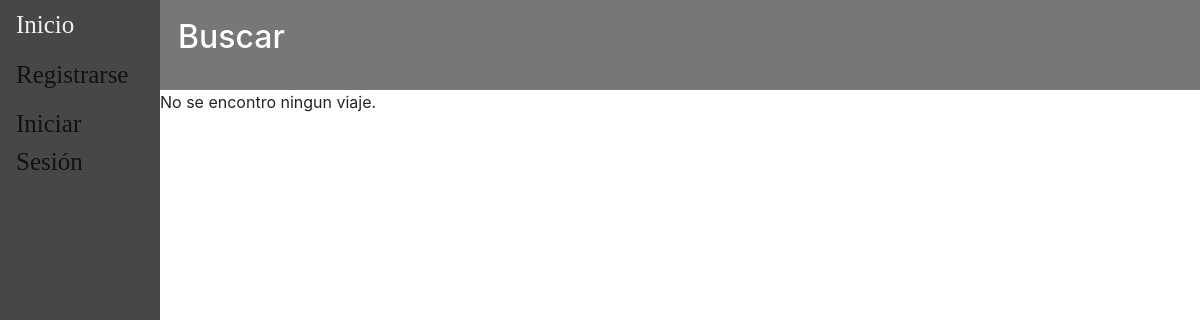
Before: / with the older database file.
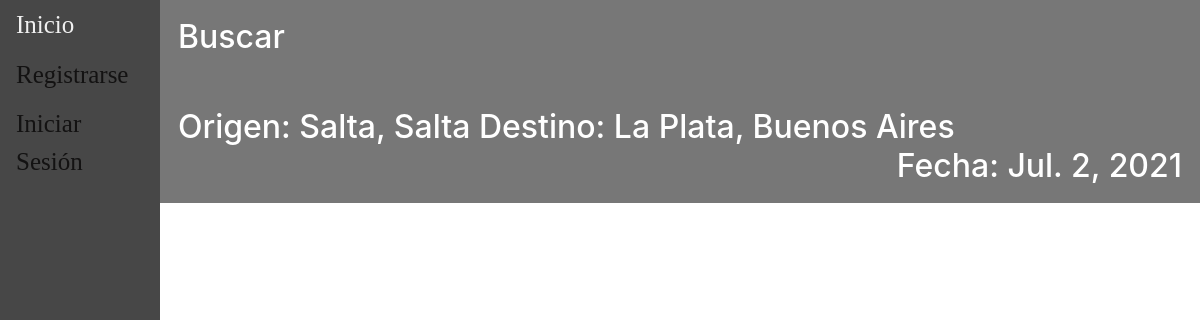
After: the same page with the newer database file.
### main/models.py (models this page shows, shortened)
class Viaje(models.Model):
    descripcion = models.CharField(max_length=100)
    fecha = models.DateField(validators=[MinValueValidator(datetime.date.today())])
    hora = models.TimeField(default=None)
    ruta =  models.ForeignKey(Ruta, default=None, on_delete=models.CASCADE)
    chofer = models.ForeignKey(Chofer, default=None, on_delete=models.CASCADE)
    combi =  models.ForeignKey(Combi, default=None, on_delete=models.CASCADE)
    precio = models.DecimalField(default=None, max_digits=10, decimal_places=2, validators=[MinValueValidator(0)])
    insumo = models.ManyToManyField(Insumo,blank=True)
    pasajeros = models.ManyToManyField(Pasajero, blank=True)
    estado = models.CharField(choices={('reservado','Reservado'),('viajando','Viajando'),('finalizado','Finalizado'),('cancelado','Cancelado')},max_length=12,default='reservado')
    class Meta:
        unique_together = ('chofer', 'fecha','hora', 'ruta',)

class Ruta(models.Model):
    origen = models.ForeignKey(Lugar, default=None, on_delete=models.CASCADE, related_name='origen')
    destino = models.ForeignKey(Lugar, default=None, on_delete=models.CASCADE, related_name='destino')
    class Meta:
        unique_together = ('origen', 'destino')
    def __str__(self):
        return str(self.origen)+" - "+str(self.destino)

class Lugar(models.Model):
    localidad = models.CharField(max_length=150)
    provincia = models.CharField(max_length=100)
    class Meta:
        unique_together = ('localidad', 'provincia',)
    def __str__(self):
        return (self.localidad+", "+self.provincia)

### main/views.py (the view)
# urls.py: 2. Add a URL to urlpatterns:  path('', views.home, name='home')
def home(request):
	viajes = Viaje.objects.filter(combi__capacidad__gt=0,estado='reservado')
	filter = ProductFilter(request.GET, queryset = viajes)
	if request is not None:
		viajes = filter.qs
	return render(request, "main/home.html", {"listaViaje":viajes, 'filter' : filter})

### main/templates/main/home.html (shortened to what this page needs)
{% extends 'main/base.html' %}
{% load mathfilters %}
{% block content %}
        <button type="button"  class="viajeCollapse">
          <h2><p style="text-align:left"> Buscar </p></h2>
        </button>
        {%for viaje in listaViaje %}
            <button type="button"  class="viajeCollapse">
                <h2><p style="text-align:left"> Origen: {{viaje.ruta.origen}} Destino: {{viaje.ruta.destino}}
                  <span style="float:right">Fecha: {{viaje.fecha}}</span></p></h2>
            </button>
        {% empty %}
          <p>No se encontro ningun viaje.</p>
        {% endfor %}
{% endblock content %}

Changed rows visible on the page:
added Viaje: ruta.origen "Salta, Salta", ruta.destino "La Plata, Buenos Aires", fecha "Jul. 2, 2021"
Other visible differences:
text no longer shown: "No se encontro ningun viaje."
